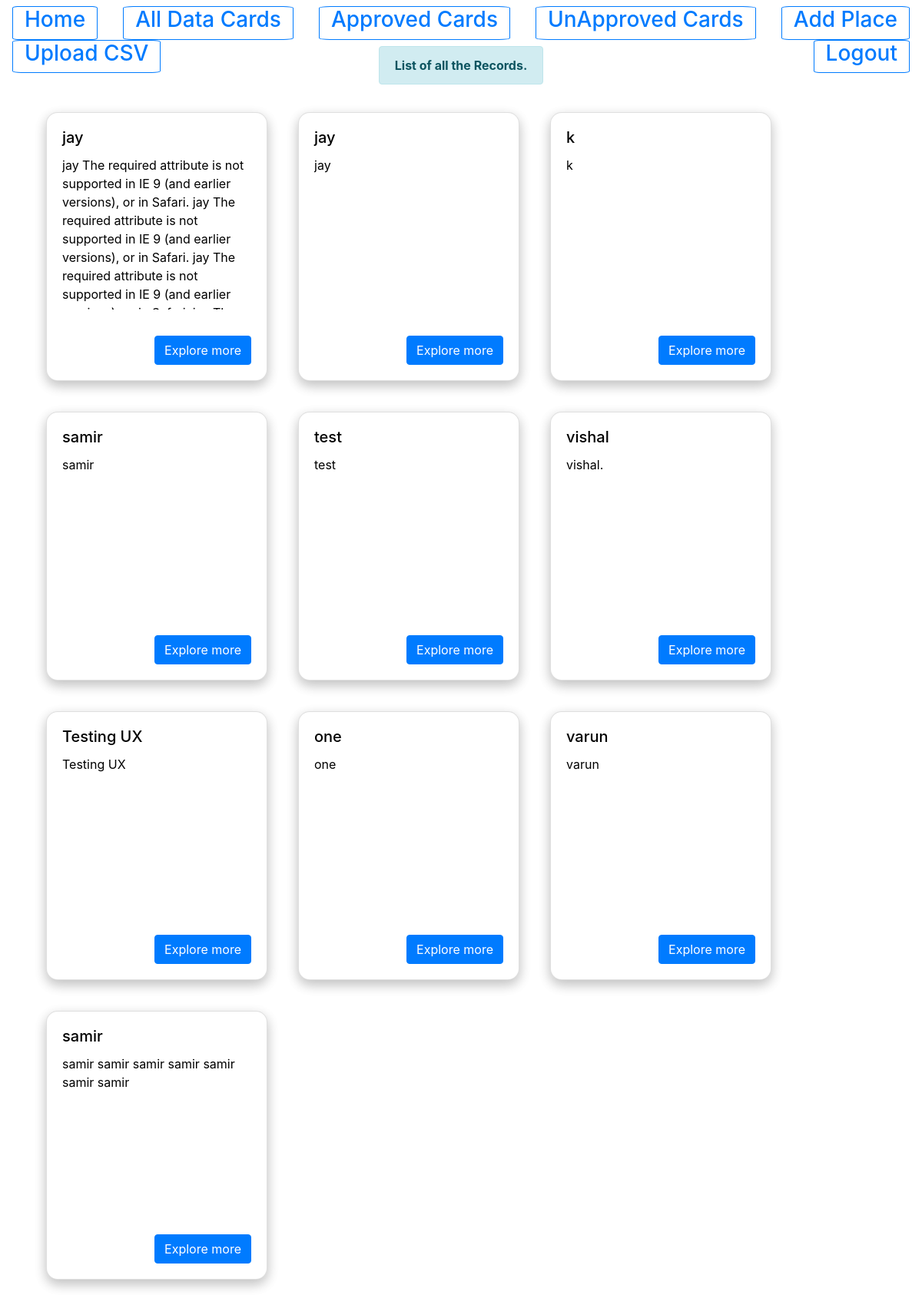
Screenshot of /AllDatalist/ (signed in) with the database file from the repository.
### myapp/models.py (models this page shows, shortened)
class myapp(models.Model):
    title = models.CharField(max_length=100,default=' ')
    description = models.CharField(max_length=100000,default=' ')
    longitude=models.CharField(max_length=1000,default=0)
    latitude=models.CharField(max_length=1000,default=0)
    placetitle=models.CharField(max_length=100000,default= ' ',blank = True)
    placetitle2=models.CharField(max_length=100000,default=' ',blank = True)
    placetitle3=models.CharField(max_length=100000,default=' ',blank = True)
    placetitle4=models.CharField(max_length=100000,default=' ',blank = True)
    placevalue=models.CharField(max_length=100000,default=' ',blank = True)
    placevalue2=models.CharField(max_length=100000,default=' ',blank = True)
    placevalue3=models.CharField(max_length=100000,default=' ',blank = True)
    placevalue4=models.CharField(max_length=100000,default=' ',blank = True)
    class Meta:
        db_table = 'placeDb'

### myapp/views.py (the view)
# urls.py: path('AllDatalist/',views.AllDatalist,name='AllDatalist'),
def AllDatalist(request):
    if request.user.is_authenticated:
        results = myapp.objects.filter()                                   # storing all the data
        message = "List of all the Records."
        return render(request,"SelcetedList.html",{"results":results,"message":message})              #rendering the results in selectedlist.html with a message
    else:
        form = LoginForm()              #login form
        message = "Please Login for Moving Further"
        return render(request,'registration/login.html',{"form":form,"message" : message})      # rendering login page

### myapp/templates/SelcetedList.html (shortened to what this page needs)
<!DOCTYPE html>
<html lang="en">
<head>
    <link rel="stylesheet" href="https://stackpath.bootstrapcdn.com/bootstrap/4.1.3/css/bootstrap.min.css"
>
</head>
<body class="">
        <div class=""  style="background-color:#ffffff;">
                <nav class="navbar navbar-dark bg-transparent" style="height:60px;">
                    <a class="" href="/" style="border: 2px;">
                        <button class="btn btn-sm btn-outline-primary admin-header-button"
                        style="border-radius: 6%; padding: 0 15px;"
                            type="submit">
                            <h3>Home</h3>
                        </button></a>
                    <a class="" href="/AllDatalist/" style="border: 2px;">
                        <button class="btn btn-sm btn-outline-primary"
                        style="border-radius: 6%; padding: 0 15px;"
                        type="submit">
                            <h3>All Data Cards</h3>
                        </button></a>
                    <a class="" href="/Approvedlist/" style="border: 2px;">
                        <button class="btn btn-sm btn-outline-primary"
                        style="border-radius: 6%; padding: 0 15px;"
                            type="submit">
                            <h3>Approved Cards</h3>
                        </button></a>
                    <a class="" href="/UnApprovedlist/" style="border: 2px;">
                        <button
                        style="border-radius: 6%; padding: 0 15px;"
                            class="btn btn-sm btn-outline-primary" type="submit">
                            <h3>UnApproved Cards</h3>
                        </button></a>
                    <a class="" href="/adminpanel/0/" style="border: 2px;">
                        <button class="btn btn-sm btn-outline-primary"
                        style="border-radius: 6%; padding: 0 15px;"
                        type="submit">
                            <h3>Add Place</h3>
                        </button></a>
                    <a class="" href="/csvUpload/" style="border: 2px;">
                        <button class="btn btn-sm btn-outline-primary"
                        style="border-radius: 6%; padding: 0 15px;"
                            type="submit">
                            <h3>Upload CSV</h3>
                        </button></a>
                    <a class="" href="/admin/logout/" style="border: 2px;">
                        <button class="btn btn-sm btn-outline-primary"
                        style="border-radius: 6%; padding: 0 15px;"
                            type="submit">
                            <h3>Logout</h3>
                        </button></a>
                </nav>
                <div class="alert alert-info container" style="text-align: center;width: max-content;height: max-content;">
                    <strong>{{ message }}</strong>
                </div>
            </div>
    <div class="row">
        <div class="col-12" style="width:100%;color: black;text-align: left;">
            <ul id='search-results'>
                {% for result in results %}
                <div class="" style="padding: 20px; float: left; ">
                    <div class="card" style="width: 18rem;min-height: 350px;border-radius: 15px!important;
                    border-top-left-radius: 15px !important;
                    border-top-right-radius: 15px !important;
                    border-bottom-right-radius: 15px !important;
                    border-bottom-left-radius: 15px !important;
                    box-shadow: 0 6px 16px 0 rgba(0,0,0,.15),0 6px 16px 0 rgba(0,0,0,.12)!important;">
                        <div class="card-body"
                            style="height: 100%;">
                            <h5 class="card-title">{{ result.title }}</h5>
                            <p class="card-text" style="height: 200px;overflow-x: auto;">{{ result.description }}</p>
                            <div class="" style="position: absolute;right: 20px;bottom: 20px;">
                                <a href="{{ result.id }}/" class="btn btn-primary">Explore more</a>
                            </div>
                        </div>
                    </div>
                </div>
                {% endfor %}
            </ul>
        </div>
    </div>
</body>
</html>

### rows the page displays
myapp: title "jay", description "jay The required attribute is not supported in IE 9 (and earlier versions), or in Safari. jay The required attribute is not supported in IE 9 (and earlier versions), or in Safari. jay The required attribute is not supported in IE 9 (and earlier…"
myapp: title "jay", description "jay"
myapp: title "k", description "k"
myapp: title "samir", description "samir"
myapp: title "test", description "test"
myapp: title "vishal", description "vishal."
myapp: title "Testing UX", description "Testing UX"
myapp: title "one", description "one"
myapp: title "varun", description "varun"
myapp: title "samir", description "samir samir samir samir samir samir samir"

### other values shown
{{ message }} "List of all the Records."
